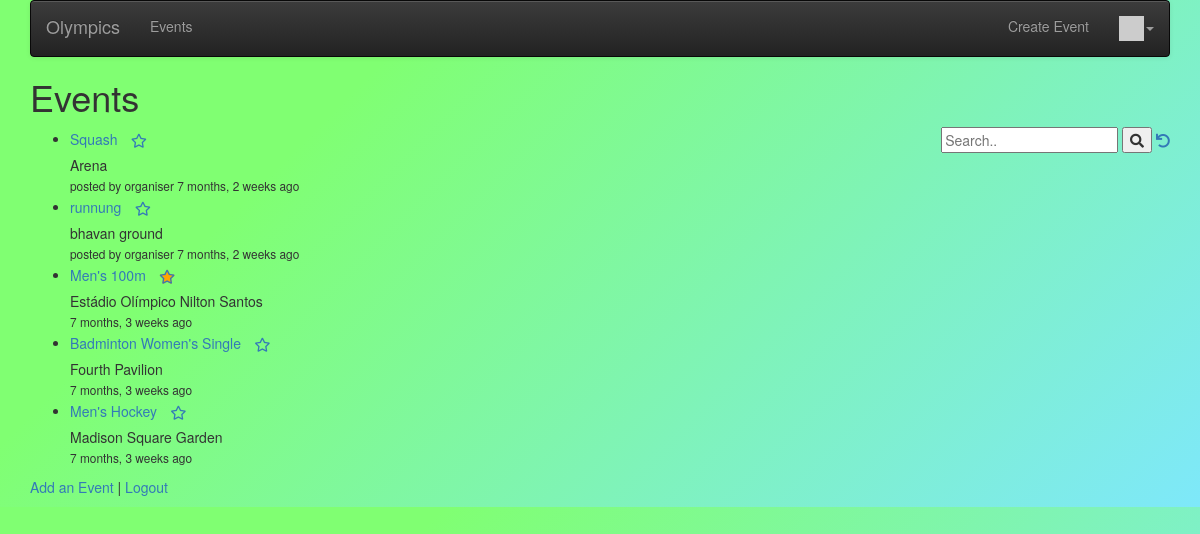
/events/ (signed in), run on the app's committed database.
### events/models.py (models this page shows, shortened)
class Event(models.Model):
    name = models.CharField(max_length=64)
    stadium = models.CharField(max_length=64)
    area = models.CharField(max_length=64)
    athletes = models.ManyToManyField(Athlete, through='Participation', related_name='athlete_list')
    owner = models.ForeignKey(settings.AUTH_USER_MODEL, on_delete=models.CASCADE, null=True)
    important = models.ManyToManyField(settings.AUTH_USER_MODEL,
        through='Imp', related_name='important_events')
    comments = models.ManyToManyField(settings.AUTH_USER_MODEL,
        through='Comment', related_name='comments_owned')
    event_at = models.DateTimeField(null=True)
    picture = models.BinaryField(null=True, editable=True)
    content_type = models.CharField(max_length=256, null=True, help_text='The MIMEType of the file')
    created_at = models.DateTimeField(auto_now_add=True, null=True)
    updated_at = models.DateTimeField(auto_now=True, null=True)

### events/views.py (the view)
# urls.py: path('', views.EventListView.as_view()),
class EventListView(OwnerListView):
    model = Event
    template_name = "events/event_list.html"
    def get(self, request) :
        event_list = Event.objects.all()
        important = list()
        if request.user.is_authenticated:
            rows = request.user.important_events.values('id')
            important = [ row['id'] for row in rows ]
        strval =  request.GET.get("search", False)
        if strval :
            query = Q(name__contains=strval)
            query.add(Q(stadium__contains=strval), Q.OR)
            objects = Event.objects.filter(query).select_related().order_by('-updated_at')[:10]
        else :
            objects = Event.objects.all().order_by('-updated_at')[:10]
        for obj in objects:
            obj.natural_updated = naturaltime(obj.updated_at)
        ctx = {'event_list0' : event_list, 'important': important, 'event_list' : objects, 'search': strval}
        retval = render(request, self.template_name, ctx)
        dump_queries()
        return retval;

### events/utils.py (called while the page is built)
def dump_queries() :
    qs = connection.queries
    for q in qs:
        print(q)

### home/context_processors.py (called while the page is built)
def settings(request):
    return {
        'settings': django_settings,
    }

### home/templatetags/app_tags.py (called while the page is built)
@register.filter(name='gravatar')
def gravatar(user, size=35):
    email = str(user.email.strip().lower()).encode('utf-8')
    email_hash = md5(email).hexdigest()
    url = "//www.gravatar.com/avatar/{0}?s={1}&d=identicon&r=PG"
    return url.format(email_hash, size)

### events/templates/events/event_list.html (shortened to what this page needs)
{% extends "base_menu.html" %}
{% block content %}
<h1>Events</h1>
<div style="float:right">
<form>
  <input type="text" placeholder="Search.." name="search"
  >
  <button type="submit"><i class="fa fa-search"></i></button>
<a href="{% url 'events:all' %}"><i class="fa fa-undo"></i></a>
</form>
</div>
<p>
{% if event_list %}
<ul>
  {% for event in event_list %}
    <li>
        <a href="{% url 'events:event_detail'  event.id %}">{{ event.name }}</a>
        {% if user.is_authenticated %}
        <a href="#" onclick=
            "impPost('{% url 'events:event_unimportant' event.id %}', {{ event.id }} );return false;"
            id="imp_star_{{event.id}}">
        <span class="fa-stack" style="vertical-align: middle;">
        <i class="fa fa-star fa-stack-1x" style="color: orange;"></i>
        <i class="fa fa-star-o fa-stack-1x"></i>
        </span>
        </a>
        <a href="#" onclick=
             "impPost('{% url 'events:event_important' event.id %}', {{ event.id }} );return false;"
            id="unimp_star_{{event.id}}">
        <span class="fa-stack" style="vertical-align: middle;">
        <i class="fa fa-star-o fa-stack-1x"></i>
        </span>
        </a>
        <br/>
        {% endif %}
        <div style="left:10px">
            {% if event.stadium|length < 100 %}
                {{ event.stadium }}
            {% else %}
                {{ event.stadium|slice:"0:99" }}
                <a href="{% url 'events:event_detail'  event.id %}">...</a>
            {% endif %}
        </div>
        <small>
        {% if event.owner.username %}
            posted by {{ event.owner.username }}
        {% endif %}
        {{ event.natural_updated }}
        </small>
    </li>
  {% endfor %}
</ul>
{% else %}
  <p>There are no events in the database.</p>
{% endif %}
</p>
<p>
<a href="{% url 'events:event_create' %}">Add an Event</a> |
{% if user.is_authenticated %}
<a href="{% url 'logout' %}?next={% url 'events:all' %}">Logout</a>
{% else %}
<a href="{% url 'login' %}?next={% url 'events:all' %}">Login</a>
{% endif %}
</p>
{% endblock %}

### home/static/css/stylesheet.css (style rules this page uses)
#every { background-color: #7ee8fa; background-image: linear-gradient(315deg, #7ee8fa 0%, #80ff72 74%); }

### data on the page
Event: name "Squash", stadium "Arena", owner.username "organiser", natural_updated "7 months, 2 weeks ago"
Event: name "runnung", stadium "bhavan ground", owner.username "organiser", natural_updated "7 months, 2 weeks ago"
Event: name "Men's 100m", stadium "Estádio Olímpico Nilton Santos", natural_updated "7 months, 3 weeks ago"
Event: name "Badminton Women's Single", stadium "Fourth Pavilion", natural_updated "7 months, 3 weeks ago"
Event: name "Men's Hockey", stadium "Madison Square Garden", natural_updated "7 months, 3 weeks ago"

### other printed values
{{ settings.APP_NAME }} "Olympics"
